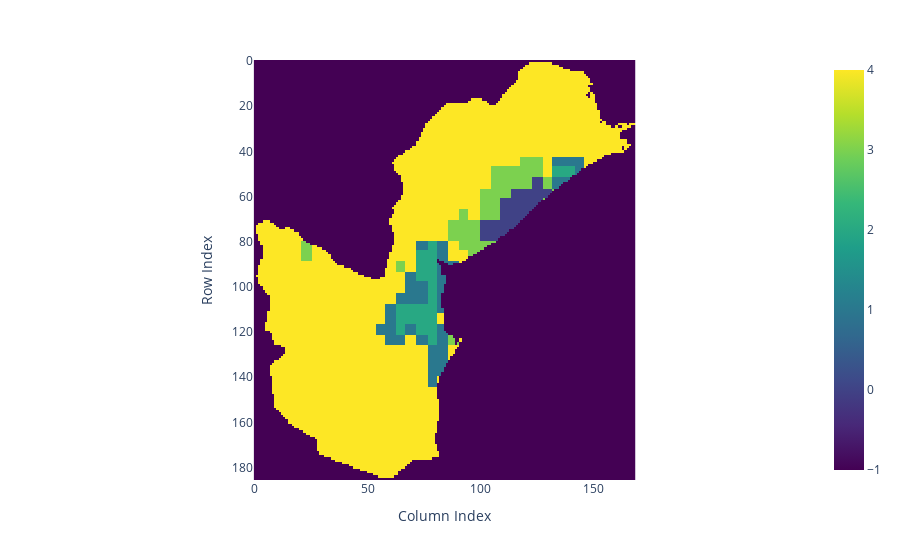

Write notebook code for a chart like this one.
### Markdown cell above
## economic_change

### Code cell
if menu['raster_processing']:  
    linfit_path = os.path.join(output_folder, city + '_linfit.tif')
    with rasterio.open(linfit_path) as src:
        linfit_data = src.read(1)
        linfit_data[linfit_data == -9999] = np.nan
        linfit_data = np.nan_to_num(linfit_path, nan=0) 
        transform = src.transform
    linfit_cluster_labels = create_raster_clusters(linfit_data, n_clusters=5)
    plot_cluster_labels_plotly(linfit_cluster_labels)
    if cluster_labels is not None:
        print("Cluster labels shape:", linfit_cluster_labels.shape)
        linfit_cluster_gdf = get_cluster_boundaries(linfit_cluster_labels, transform)
        linfit_cluster = describe_cluster_location(linfit_cluster_gdf, aoi_file)
        linfit_cluster
    find_highest_lowest_pixel_value(linfit_data)

### Figure 1 — Plotly figure (JSON) as saved in the notebook; plotly's stock layout.template omitted (floating-point values rounded to 4 significant figures; data arrays with more than 128 entries replaced by an {"elided": "..."} marker saying what was removed)
{"data": [{"coloraxis": "coloraxis", "hovertemplate": "x: %{x}<br>y: %{y}<br>color: %{z}<extra></extra>", "name": "0", "type": "heatmap", "xaxis": "x", "yaxis": "y", "z": {"elided": "186x169 int values"}}], "layout": {"coloraxis": {"colorscale": [[0, "#440154"], [0.1111, "#482878"], [0.2222, "#3e4989"], [0.3333, "#31688e"], [0.4444, "#26828e"], [0.5556, "#1f9e89"], [0.6667, "#35b779"], [0.7778, "#6ece58"], [0.8889, "#b5de2b"], [1, "#fde725"]]}, "legend": {"title": {"text": "Cluster"}}, "margin": {"t": 60}, "xaxis": {"anchor": "y", "constrain": "domain", "domain": [0, 1], "scaleanchor": "y", "title": {"text": "Column Index"}}, "yaxis": {"anchor": "x", "autorange": "reversed", "constrain": "domain", "domain": [0, 1], "title": {"text": "Row Index"}}}}
